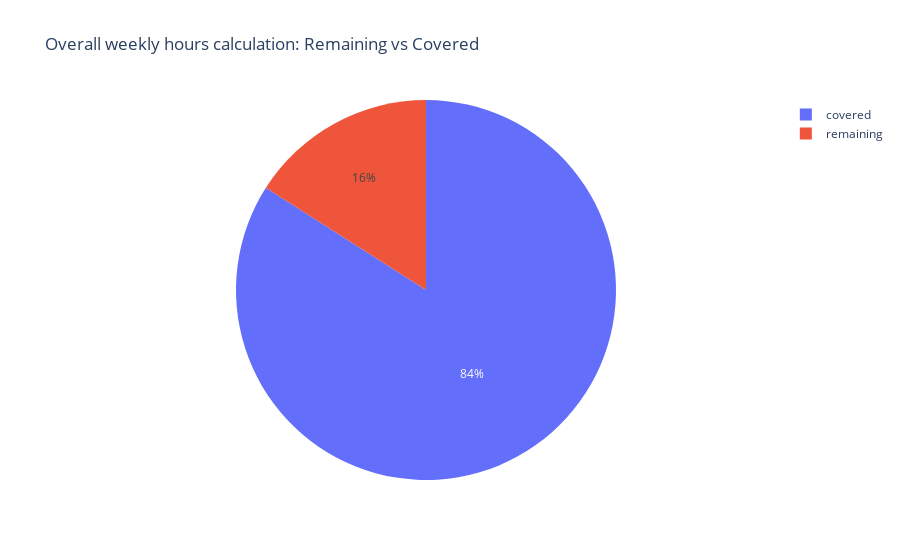

Here is the notebook cell this chart was saved with:
### Code cell
# Pie chart
fig = go.Figure(go.Pie(
    name="",
    values = total_calculation_df['amount'],
    labels = total_calculation_df['category'],
    customdata = total_calculation_df['amount_hrs'],
    hovertemplate = "Category: %{label} <br>Total(minutes): %{value} </br>Total(hours): %{customdata}"

))

fig.update_layout(title_text='Overall weekly hours calculation: Remaining vs Covered')

fig.show()

### Figure 1 — Plotly figure (JSON) as saved in the notebook; plotly's stock layout.template omitted (floating-point values rounded to 4 significant figures)
{"data": [{"customdata": ["33h 37m", "6h 23m"], "hovertemplate": "Category: %{label} <br>Total(minutes): %{value} </br>Total(hours): %{customdata}", "labels": ["covered", "remaining"], "name": "", "type": "pie", "values": [2017, 383]}], "layout": {"title": {"text": "Overall weekly hours calculation: Remaining vs Covered"}}}
